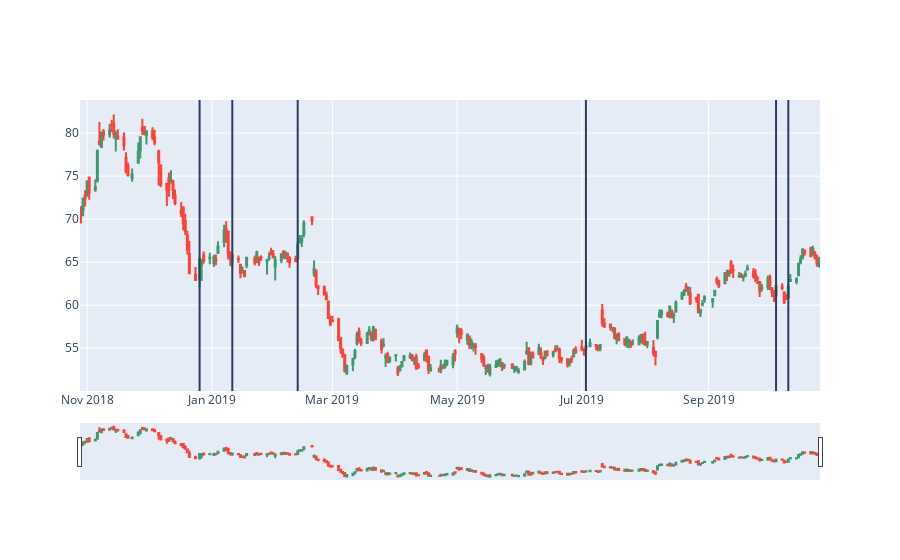

Notebook source saved alongside this figure:
### Code cell
bull = go.Figure(data=[go.Candlestick(x=cvs_data['Date'],
                open=cvs_data['Open'],
                high=cvs_data['High'],
                low=cvs_data['Low'],
                close=cvs_data['Close'])])

bull.update_layout(
    shapes = [dict(
        x0=date, x1=date, y0=0, y1=1, xref='x', yref='paper',
        line_width=2, fillcolor = 'violet') for date in bullish_dates]
)
bull.show()

### Figure 1 — Plotly figure (JSON) as saved in the notebook; plotly's stock layout.template omitted (floating-point values rounded to 4 significant figures; data arrays with more than 128 entries replaced by an {"elided": "..."} marker saying what was removed)
{"data": [{"close": {"elided": "250 float values"}, "high": {"elided": "250 float values"}, "low": {"elided": "250 float values"}, "open": {"elided": "250 float values"}, "type": "candlestick", "x": {"elided": "250 str values"}}], "layout": {"shapes": [{"fillcolor": "violet", "line": {"width": 2}, "x0": "2018-12-26", "x1": "2018-12-26", "xref": "x", "y0": 0, "y1": 1, "yref": "paper"}, {"fillcolor": "violet", "line": {"width": 2}, "x0": "2019-01-11", "x1": "2019-01-11", "xref": "x", "y0": 0, "y1": 1, "yref": "paper"}, {"fillcolor": "violet", "line": {"width": 2}, "x0": "2019-02-12", "x1": "2019-02-12", "xref": "x", "y0": 0, "y1": 1, "yref": "paper"}, {"fillcolor": "violet", "line": {"width": 2}, "x0": "2019-07-03", "x1": "2019-07-03", "xref": "x", "y0": 0, "y1": 1, "yref": "paper"}, {"fillcolor": "violet", "line": {"width": 2}, "x0": "2019-10-04", "x1": "2019-10-04", "xref": "x", "y0": 0, "y1": 1, "yref": "paper"}, {"fillcolor": "violet", "line": {"width": 2}, "x0": "2019-10-10", "x1": "2019-10-10", "xref": "x", "y0": 0, "y1": 1, "yref": "paper"}]}}
